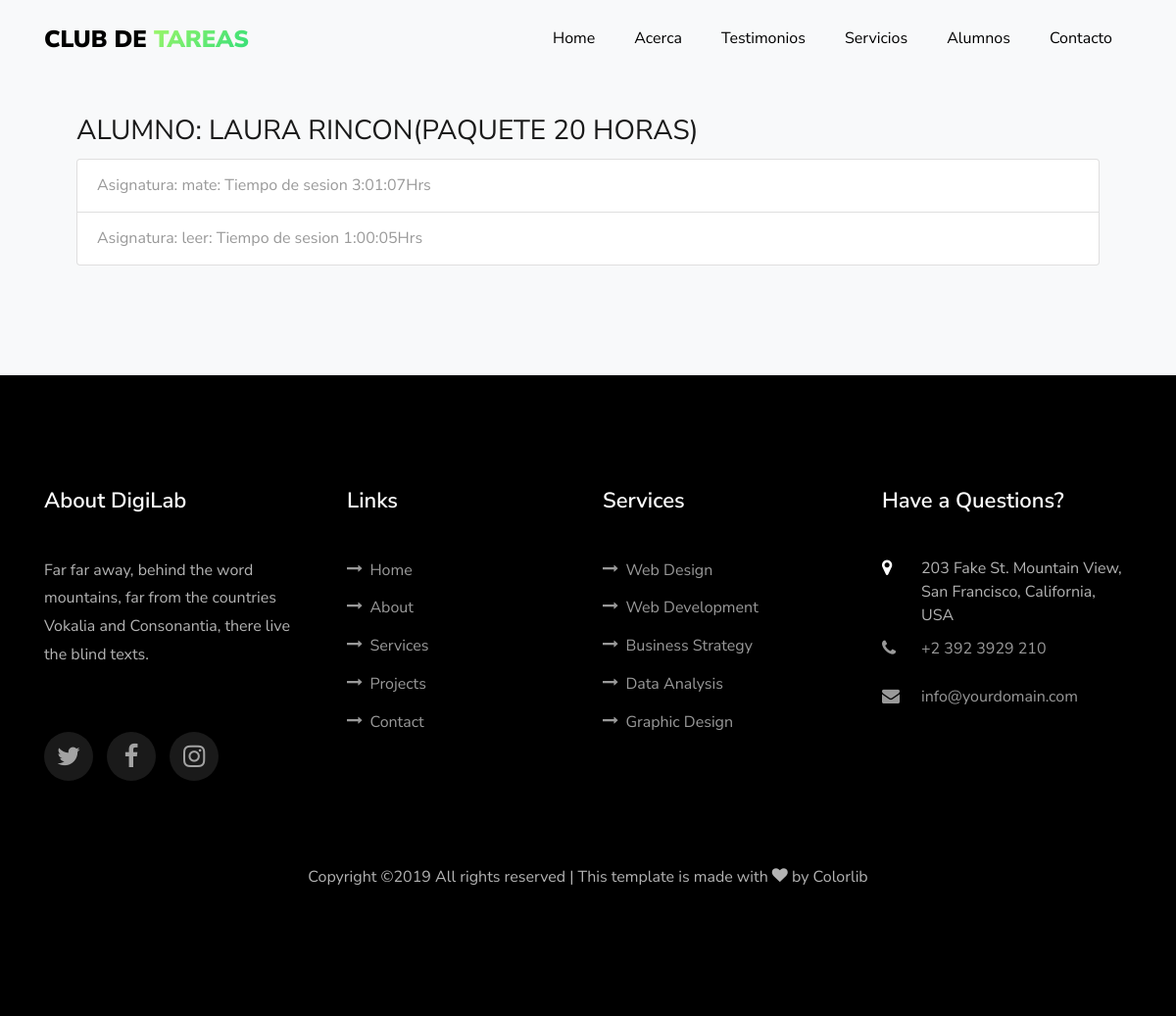
/alumnos/paquetes/clases/1c55931e-cacc-4ea5-917b-0f6da1b29415/0e4d7997-0832-4edd-9825-c9f0c5989303/, run on the app's committed database.
### app/models.py (models this page shows, shortened)
class Alumno(models.Model):
    id = models.UUIDField(primary_key=True, default=uuid.uuid4, help_text="id del Alumno")
    nombre =  models.CharField(max_length=100)
    apellido = models.CharField(max_length=100)
    NIVEL_STATUS = (
         ('k','Kinder'),
         ('p','Primaria'),
         ('s','Secundaria'),
         ('b','bachillerato'),
         ('u','universidad'))
    nivel_academico = models.CharField(max_length=1,choices=NIVEL_STATUS,blank=True,help_text='Elige el nivel académico del alumno')

class Paquete_Inscrito(models.Model):
     id = models.UUIDField(primary_key=True, default=uuid.uuid4, help_text="id del Paquete")
     alumno = models.ForeignKey('Alumno',on_delete=models.CASCADE,null=True)
     fecha_de_inscripcion = models.DateField(null=True,blank=True)
     horas_consumidas = models.DurationField(default=datetime.timedelta(days=0,hours=0,minutes=0))
     ESTADO_STATUS =(
     (True,'Activo'),
     (False,'Finalizado')
     )
     tipo_de_paquete = models.ForeignKey('Tipo_de_Paquete', on_delete=models.SET_NULL, null=True,help_text='Elige el tipo de paquete del alumno')
     status = models.BooleanField(default=True,choices=ESTADO_STATUS,blank=True,help_text="Elige el estado del paquete")
     class Meta:
         verbose_name = ("Paquete Inscrito")
         verbose_name_plural = ("Paquetes Inscritos")
         ordering = ['alumno__nombre']

class Tipo_de_Paquete(models.Model):
    horas = models.IntegerField(default=1)
    class Meta:
        verbose_name = ("Tipo de Paquete")
        verbose_name_plural = ("Tipos de Paquetes")
    def __str__(self):
        return f'{self.horas} Horas'

class Sesion(models.Model):
    paquete_inscrito = models.ForeignKey('Paquete_Inscrito',related_name="sesiones",on_delete=models.CASCADE,null=True)
    asignatura = models.CharField(max_length=100)
    tiempo_de_inicio = models.DateTimeField(null=True,blank=True)
    tiempo_de_salida = models.DateTimeField(null=True,blank=True)
    observaciones = models.CharField(max_length=200,null=True,blank=True)
    def _get_tiempo_de_sesion(self):
        if self.tiempo_de_salida == None:
            return None
        return self.tiempo_de_salida - self.tiempo_de_inicio
    tiempo_de_sesion = property(_get_tiempo_de_sesion)
    class Meta:
        verbose_name = ("Sesion")
        verbose_name_plural = ("Sesiones")
        ordering = ['-tiempo_de_inicio']

### app/views.py (the view)
# urls.py: path('alumnos/paquetes/clases/<slug:student_id>/<slug:paquete_id>/',views.clases,name='clases'),
def clases(request,student_id,paquete_id):
    student = Alumno.objects.all().get(id=student_id)
    paquete  = Paquete_Inscrito.objects.all().get(id=paquete_id)
    clases = []
    for clase in paquete.sesiones.all() :
        clases.append(clase)
    context = {
        'student':student,
        'clases': clases,
        'paquete':paquete
         }
    return render(request,'app/clases.html',context)

### app/templates/app/clases.html
{% extends 'app/base.html' %}
{% load static %}
{% block content %}
<section class="ftco-section ftco-project bg-light" id="projects-section">
  <div class="container px-md-5">
   <h3 style="text-transform: uppercase">Alumno:  {{ student.nombre }} {{ student.apellido }}(Paquete {{ paquete.tipo_de_paquete }})</h3>
   <ul class="list-group">
     {% for clase in clases %}
     <li class="list-group-item">Asignatura: {{ clase.asignatura }}: Tiempo de sesion {{ clase.tiempo_de_sesion}}Hrs</li>
     {% endfor%}
   </ul>
  </div>
</section>
{% endblock content  %}

### data on the page
Alumno: nombre "LAURA", apellido "RINCON"
Paquete_Inscrito: tipo_de_paquete "20 HORAS"
Sesion: asignatura "mate", tiempo_de_sesion "3:01:07"
Sesion: asignatura "leer", tiempo_de_sesion "1:00:05"
